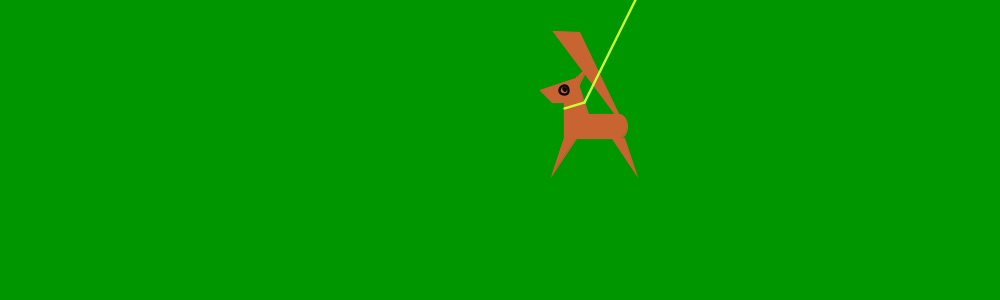
Frame 1 (no input)
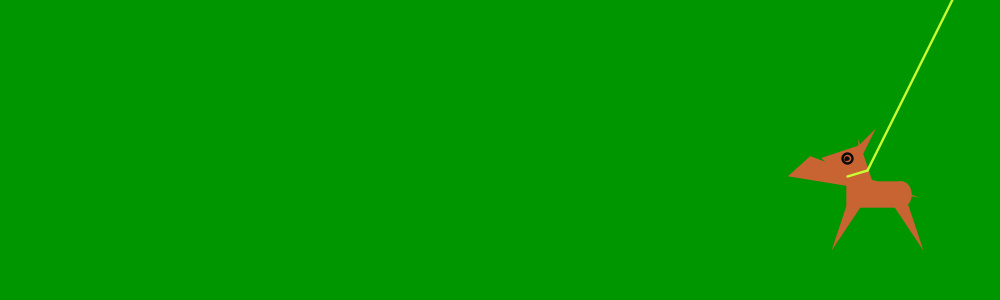
Frame 60 (the mouse pressed at the canvas centre just before this capture)
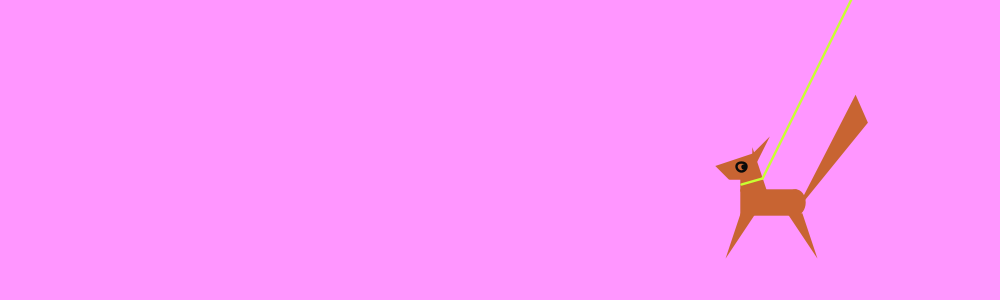
Frame 120 (the mouse held since frame 60 and released just before this capture)

The Processing sketch that drew these frames (run headless with seeded random() and noise(); from frame 60 on, the mouse is pressed at the canvas centre):

// Processing sketch: processing_108552
// ── processing_108552.pde

void chara(int a, int b) {
  pushMatrix();
  scale(1.2);
  translate(a, b);
  fill(a,b,mouseX);
  stroke(200, 100, 50);
  fill(200, 100, 50);

//body
rect(20,40,45,20);
//head
quad(0,20,10,30,30,30,30,10);
ellipse(65,50,15,20);
//nec
rect(20,20,10,20);
triangle(30,10,40,40,30,40);
//leg
triangle(20,60,30,60,10,90);
triangle(60,60,70,60,80,90);

//tail
pushMatrix();
translate(70,50);
rotate(map( a,0,400,0,20));
triangle(0,0,90,40,70,50);
popMatrix();
//triangle(mouseX+95,20,90,40,70,50);
//
triangle(40,0,30,20,30,10);
//eye
stroke(10);
strokeWeight(2);
noFill();
ellipse(20,20,8,8);

pushMatrix();
translate(21,21);
rotate(map( a,0,400,0,20));
ellipse(1,1,2,2);
popMatrix();
//option
stroke(200,300,50);
line(20,35,37,30);
line(37,30, 400, -700);
 popMatrix();
}

float x, y;
float vx, vy;
void setup() {
  size(1000, 300);
  x=500;
  y=150;
  vx=4;
  vy=0;
}
void draw() {
  background(mouseX-50, 150, mouseX-50);
  chara(int(x)-50, int(y)-95);
  x=x+vx;
  y=y+vy;
  vy=vy+0.1;


  if (x>width-190)vx=-vx;
  if (x<50)vx=-vx;
  if (y>height-50)vy=-vy*0.9;
  if (y<50)vy=-vy*0.9;
  if (mousePressed) {
    if ((mouseX>x-50)&&(mouseX<x+50)&&(mouseY>y-50)&&(mouseY<y+50)) {
      x=mouseX;
      y=mouseY;
      vx=mouseX-pmouseX;
      vy=mouseY-pmouseY;
      if (mousePressed) {
        fill(255, 0, 0);
        textSize(30);
        text("Bow Bow!", mouseX, mouseY);
      }
    }
  }
}
